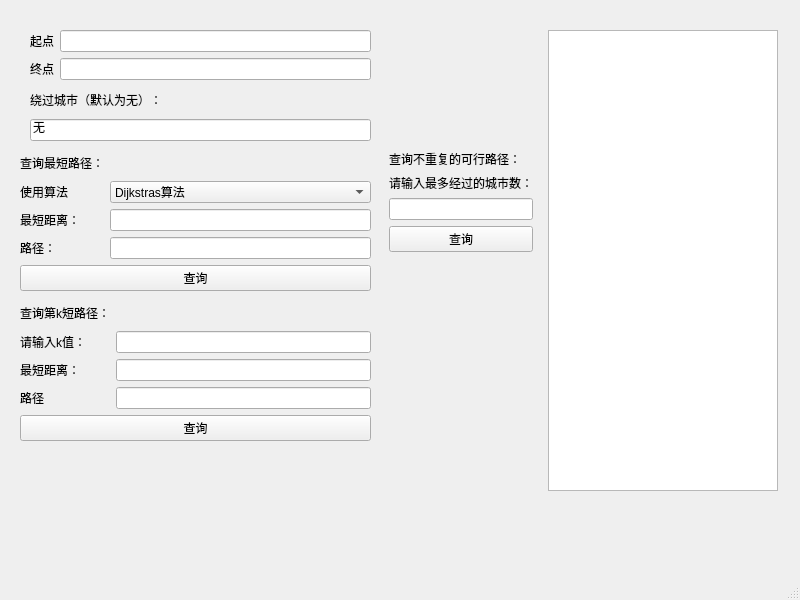
<?xml version="1.0" encoding="UTF-8"?>
<ui version="4.0">
 <class>MainWindow</class>
 <widget class="QMainWindow" name="MainWindow">
  <property name="geometry">
   <rect>
    <x>0</x>
    <y>0</y>
    <width>800</width>
    <height>600</height>
   </rect>
  </property>
  <property name="windowTitle">
   <string>MainWindow</string>
  </property>
  <widget class="QWidget" name="centralwidget">
   <widget class="QWidget" name="widget" native="true">
    <property name="geometry">
     <rect>
      <x>30</x>
      <y>30</y>
      <width>341</width>
      <height>111</height>
     </rect>
    </property>
    <layout class="QGridLayout" name="gridLayout">
     <item row="0" column="0">
      <widget class="QLabel" name="label">
       <property name="text">
        <string>起点</string>
       </property>
      </widget>
     </item>
     <item row="0" column="1">
      <widget class="QLineEdit" name="startcity"/>
     </item>
     <item row="1" column="0">
      <widget class="QLabel" name="label_2">
       <property name="text">
        <string>终点</string>
       </property>
      </widget>
     </item>
     <item row="1" column="1">
      <widget class="QLineEdit" name="endcity"/>
     </item>
     <item row="2" column="0" colspan="2">
      <widget class="QLabel" name="label_9">
       <property name="text">
        <string>绕过城市（默认为无）：</string>
       </property>
      </widget>
     </item>
     <item row="3" column="0" colspan="2">
      <widget class="QLineEdit" name="passcity">
       <property name="text">
        <string>无</string>
       </property>
      </widget>
     </item>
    </layout>
   </widget>
   <widget class="QWidget" name="widget_2" native="true">
    <property name="geometry">
     <rect>
      <x>20</x>
      <y>150</y>
      <width>351</width>
      <height>141</height>
     </rect>
    </property>
    <layout class="QGridLayout" name="gridLayout_2">
     <item row="0" column="0">
      <widget class="QLabel" name="label_5">
       <property name="text">
        <string>查询最短路径：</string>
       </property>
      </widget>
     </item>
     <item row="1" column="0">
      <widget class="QLabel" name="label_3">
       <property name="text">
        <string>使用算法</string>
       </property>
      </widget>
     </item>
     <item row="1" column="1">
      <widget class="QComboBox" name="comboBox">
       <item>
        <property name="text">
         <string>Dijkstras算法</string>
        </property>
       </item>
       <item>
        <property name="text">
         <string>Fload算法</string>
        </property>
       </item>
      </widget>
     </item>
     <item row="2" column="0">
      <widget class="QLabel" name="label_4">
       <property name="text">
        <string>最短距离：</string>
       </property>
      </widget>
     </item>
     <item row="2" column="1">
      <widget class="QLineEdit" name="shortest"/>
     </item>
     <item row="3" column="0">
      <widget class="QLabel" name="label_8">
       <property name="text">
        <string>路径：</string>
       </property>
      </widget>
     </item>
     <item row="3" column="1">
      <widget class="QLineEdit" name="path"/>
     </item>
     <item row="4" column="0" colspan="2">
      <widget class="QPushButton" name="search">
       <property name="text">
        <string>查询</string>
       </property>
      </widget>
     </item>
    </layout>
   </widget>
   <widget class="QWidget" name="widget_3" native="true">
    <property name="geometry">
     <rect>
      <x>380</x>
      <y>30</y>
      <width>398</width>
      <height>461</height>
     </rect>
    </property>
    <layout class="QGridLayout" name="gridLayout_4">
     <item row="0" column="1" rowspan="2">
      <widget class="QTextEdit" name="textEdit"/>
     </item>
     <item row="1" column="0">
      <spacer name="verticalSpacer">
       <property name="orientation">
        <enum>Qt::Orientation::Vertical</enum>
       </property>
       <property name="sizeHint" stdset="0">
        <size>
         <width>20</width>
         <height>219</height>
        </size>
       </property>
      </spacer>
     </item>
     <item row="0" column="0">
      <widget class="QWidget" name="widget_4" native="true">
       <layout class="QVBoxLayout" name="verticalLayout">
        <item>
         <spacer name="verticalSpacer_2">
          <property name="orientation">
           <enum>Qt::Orientation::Vertical</enum>
          </property>
          <property name="sizeHint" stdset="0">
           <size>
            <width>20</width>
            <height>40</height>
           </size>
          </property>
         </spacer>
        </item>
        <item>
         <widget class="QLabel" name="label_6">
          <property name="text">
           <string>查询不重复的可行路径：</string>
          </property>
         </widget>
        </item>
        <item>
         <widget class="QLabel" name="label_7">
          <property name="text">
           <string>请输入最多经过的城市数：</string>
          </property>
         </widget>
        </item>
        <item>
         <widget class="QLineEdit" name="cityn"/>
        </item>
        <item>
         <widget class="QPushButton" name="searchn">
          <property name="text">
           <string>查询</string>
          </property>
         </widget>
        </item>
       </layout>
      </widget>
     </item>
    </layout>
   </widget>
   <widget class="QWidget" name="widget_5" native="true">
    <property name="geometry">
     <rect>
      <x>20</x>
      <y>300</y>
      <width>351</width>
      <height>141</height>
     </rect>
    </property>
    <layout class="QGridLayout" name="gridLayout_3">
     <item row="0" column="0">
      <widget class="QLabel" name="label_10">
       <property name="text">
        <string>查询第k短路径：</string>
       </property>
      </widget>
     </item>
     <item row="1" column="0">
      <widget class="QLabel" name="label_11">
       <property name="text">
        <string>请输入k值：</string>
       </property>
      </widget>
     </item>
     <item row="1" column="1">
      <widget class="QLineEdit" name="kvalue"/>
     </item>
     <item row="2" column="0">
      <widget class="QLabel" name="label_12">
       <property name="text">
        <string>最短距离：</string>
       </property>
      </widget>
     </item>
     <item row="2" column="1">
      <widget class="QLineEdit" name="kshortest"/>
     </item>
     <item row="3" column="0">
      <widget class="QLabel" name="label_13">
       <property name="text">
        <string>路径</string>
       </property>
      </widget>
     </item>
     <item row="3" column="1">
      <widget class="QLineEdit" name="kpath"/>
     </item>
     <item row="4" column="0" colspan="2">
      <widget class="QPushButton" name="pushButton_3">
       <property name="text">
        <string>查询</string>
       </property>
      </widget>
     </item>
    </layout>
   </widget>
  </widget>
  <widget class="QMenuBar" name="menubar">
   <property name="geometry">
    <rect>
     <x>0</x>
     <y>0</y>
     <width>800</width>
     <height>18</height>
    </rect>
   </property>
  </widget>
  <widget class="QStatusBar" name="statusbar"/>
 </widget>
 <resources/>
 <connections/>
</ui>
